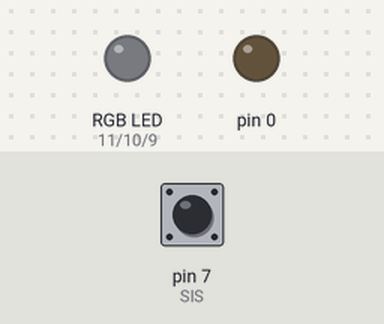
Simulated run of this sketch. Board: Arduino Uno, built with avr-gcc and run on an emulated ATmega328P. On the bench: an RGB LED mixed from three pins (HIGH = lit), output pins drawn as LEDs (lit = HIGH). The inputs (shaded band) are chosen by the test bench; at power-on: pin 7 (SIS) LOW. Random numbers use the default seed unless the sketch sets one.

Above: at 1.2 s.
1.3 s: pin 7 (SIS) driven HIGH
At 2.95 s:
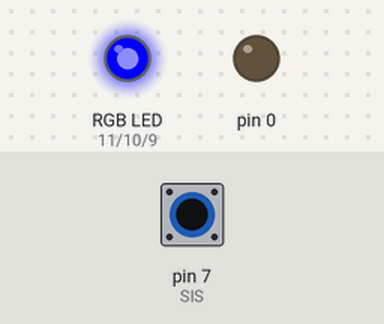
4.3 s: pin 7 (SIS) pulsed LOW 2 times (0.12 s each, 0.3 s apart)
Timing chart, 0 to 4.9 s (numbered marks = the images above; inputs shaded):
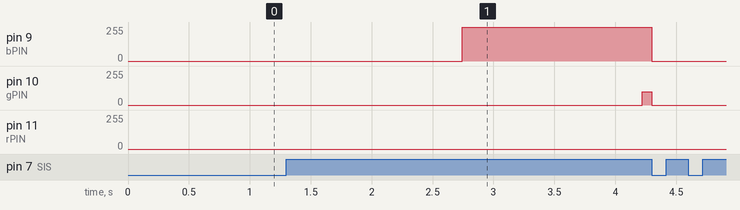

The sketch:

Sound-Reactive-LEDs.ino
```cpp
/*
 * This file randomly generates RGB values that change the color of an LED strip
 * with the beat of a song using a sound sensor and an Arduino
 */

#include <stdlib.h>

#define rPIN 11 //pin location of red LED
#define gPIN 10 //pin location of green LED
#define bPIN 9 //pin location of blue LED
#define SIS 7 //pin location of sound impact sensor

int rLED;
int gLED;
int bLED;

void setup() {
  pinMode(SIS, INPUT);
  pinMode(rLED, OUTPUT);
  pinMode(gLED, OUTPUT);
  pinMode(bLED, OUTPUT);
}

void loop() {
  boolean soundState = digitalRead(SIS); //reads signal from SIS

  if (soundState == 1) { //if SIS sends 1 signal
    rLED = rand_lim(255);
    gLED = rand_lim(255);
    bLED = rand_lim(255);

    analogWrite(rPIN, rLED);
    analogWrite(gPIN, gLED);
    analogWrite(bPIN, bLED);

    delay(1); //waits 1 ms before
  } else { //if SIS sends 0 signal all LEDS are turned off
      analogWrite(rPIN, 0);
      analogWrite(gPIN, 0);
      analogWrite(bPIN, 0);
    }
}

int rand_lim(int limit) { //return a random number between 0 and limit inclusive
  int divisor = RAND_MAX / (limit + 1); //RAND_MAX == 2147483647 (largest signed integer in 32 bits)
  int retval;

  do {
    retval = rand() / divisor;
  } while (retval > limit);

  return retval;
}
```

Measured:
- after the input at 1.3 s, pin 9 (bPIN): 0/255 → 255/255 after 1.4 s; pin 10 (gPIN): 0/255 → 99/255 after 2.9 s
